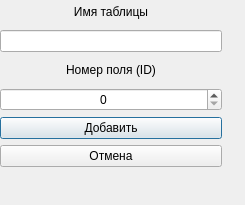
<?xml version="1.0" encoding="UTF-8"?>
<ui version="4.0">
 <class>dbadd</class>
 <widget class="QDialog" name="dbadd">
  <property name="geometry">
   <rect>
    <x>0</x>
    <y>0</y>
    <width>245</width>
    <height>205</height>
   </rect>
  </property>
  <property name="minimumSize">
   <size>
    <width>245</width>
    <height>205</height>
   </size>
  </property>
  <property name="maximumSize">
   <size>
    <width>245</width>
    <height>205</height>
   </size>
  </property>
  <property name="windowTitle">
   <string>Добавить текст в бд</string>
  </property>
  <property name="windowIcon">
   <iconset resource="res.qrc">
    <normaloff>:/main/res/db_add.png</normaloff>:/main/res/db_add.png</iconset>
  </property>
  <property name="modal">
   <bool>true</bool>
  </property>
  <widget class="QWidget" name="verticalLayoutWidget">
   <property name="geometry">
    <rect>
     <x>0</x>
     <y>0</y>
     <width>222</width>
     <height>197</height>
    </rect>
   </property>
   <layout class="QVBoxLayout" name="verticalLayout">
    <item>
     <widget class="QLabel" name="label">
      <property name="text">
       <string>Имя таблицы</string>
      </property>
      <property name="alignment">
       <set>Qt::AlignCenter</set>
      </property>
     </widget>
    </item>
    <item>
     <widget class="QLineEdit" name="table_name"/>
    </item>
    <item>
     <widget class="QLabel" name="label_2">
      <property name="text">
       <string>Номер поля (ID)</string>
      </property>
      <property name="alignment">
       <set>Qt::AlignCenter</set>
      </property>
     </widget>
    </item>
    <item>
     <widget class="QSpinBox" name="table_id">
      <property name="wrapping">
       <bool>false</bool>
      </property>
      <property name="alignment">
       <set>Qt::AlignCenter</set>
      </property>
      <property name="maximum">
       <number>5000000</number>
      </property>
     </widget>
    </item>
    <item>
     <widget class="QPushButton" name="add">
      <property name="text">
       <string>Добавить</string>
      </property>
     </widget>
    </item>
    <item>
     <widget class="QPushButton" name="cancel">
      <property name="text">
       <string>Отмена</string>
      </property>
     </widget>
    </item>
    <item>
     <widget class="QLabel" name="state">
      <property name="text">
       <string/>
      </property>
      <property name="alignment">
       <set>Qt::AlignCenter</set>
      </property>
     </widget>
    </item>
   </layout>
  </widget>
 </widget>
 <resources>
  <include location="res.qrc"/>
 </resources>
 <connections/>
</ui>
